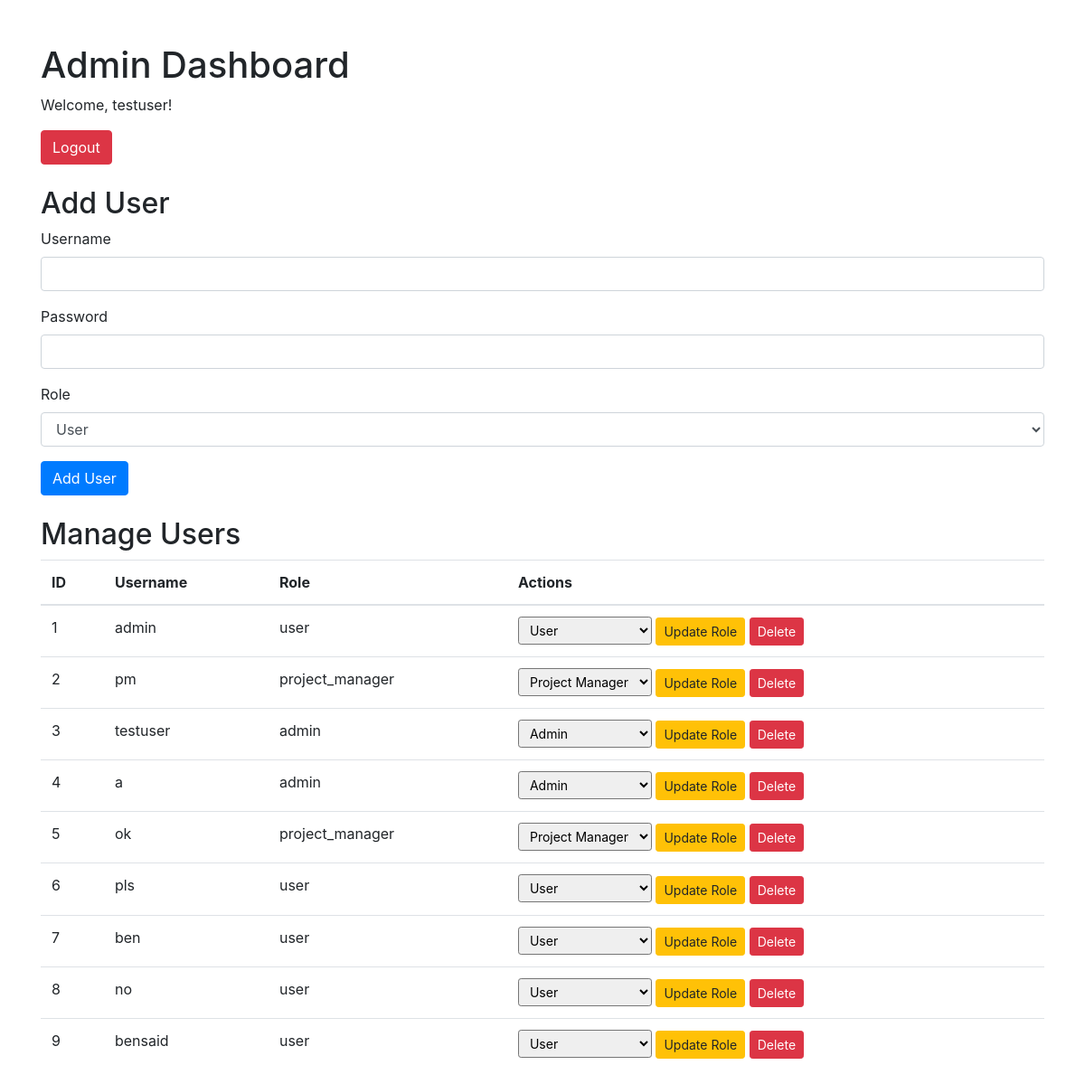
The app's page /admin/dashboard (signed in), older data.
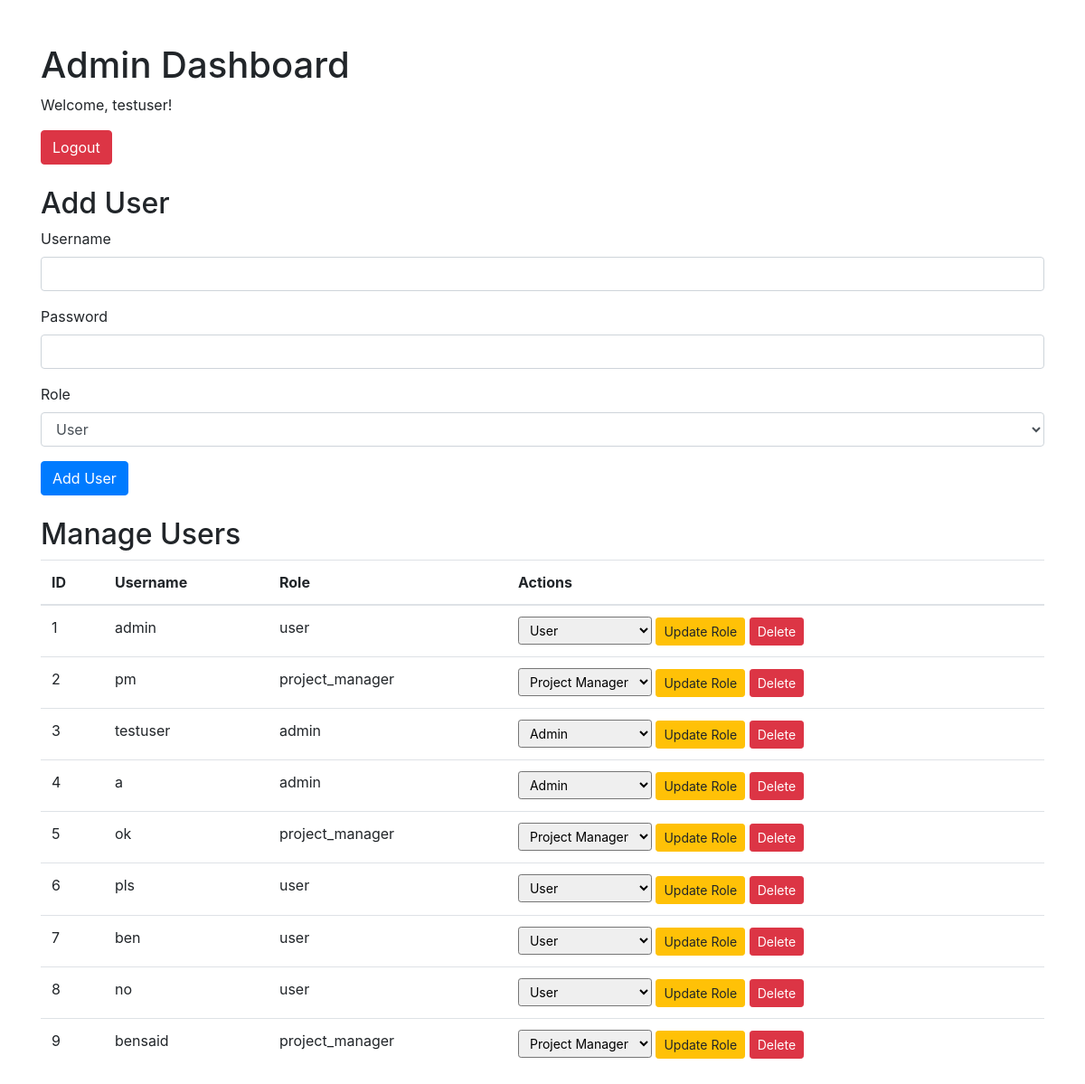
The same page, newer data.
### model.py (models this page shows, shortened)
class User(UserMixin, db.Model):
    id = db.Column(db.Integer, primary_key=True)
    username = db.Column(db.String(150), unique=True, nullable=False)
    password_hash = db.Column(db.String(150), nullable=False)
    role = db.Column(db.String(50), nullable=False)

### app.py (the view, shortened to what this page needs)
@app.route('/admin/dashboard', methods=['GET', 'POST'])
@login_required
def admin_dashboard():
    if current_user.role != 'admin':
        flash('Access denied. Only admins can access this page.', 'danger')
        return redirect(url_for('dashboard'))
    users = User.query.all()
    return render_template('admin_dashboard.html', users=users)

### app.py (called while the page is built)
@login_manager.user_loader
def load_user(user_id):
    return User.query.get(int(user_id))

### templates/admin_dashboard.html (shortened to what this page needs)
<!DOCTYPE html>
<html lang="en">
<head>
    <link rel="stylesheet" href="https://stackpath.bootstrapcdn.com/bootstrap/4.1.3/css/bootstrap.min.css">
</head>
<body>
<div class="container mt-5">
    <h1>Admin Dashboard</h1>
    <p>Welcome, {{ current_user.username }}!</p>
    <a href="{{ url_for('logout') }}" class="btn btn-danger">Logout</a>
    <h2 class="mt-4">Add User</h2>
    <form method="POST">
        <div class="form-group">
            <label for="username">Username</label>
            <input type="text" id="username" name="username" class="form-control" required>
        </div>
        <div class="form-group">
            <label for="password">Password</label>
            <input type="password" id="password" name="password" class="form-control" required>
        </div>
        <div class="form-group">
            <label for="role">Role</label>
            <select id="role" name="role" class="form-control" required>
                <option value="user">User</option>
            </select>
        </div>
        <button type="submit" class="btn btn-primary">Add User</button>
    </form>
    <h2 class="mt-4">Manage Users</h2>
    <table class="table">
        <thead>
        <tr>
            <th>ID</th>
            <th>Username</th>
            <th>Role</th>
            <th>Actions</th>
        </tr>
        </thead>
        <tbody>
        {% for user in users %}
            <tr>
                <td>{{ user.id }}</td>
                <td>{{ user.username }}</td>
                <td>{{ user.role }}</td>
                <td>
                    <form method="POST" style="display:inline;">
                        <select name="new_role" class="form-control-sm" required>
                            <option value="user" {% if user.role == 'user' %}selected{% endif %}>User</option>
                            <option value="admin" {% if user.role == 'admin' %}selected{% endif %}>Admin</option>
                            <option value="project_manager" {% if user.role == 'project_manager' %}selected{% endif %}>Project Manager</option>
                        </select>
                        <button type="submit" class="btn btn-warning btn-sm">Update Role</button>
                    </form>
                    <form method="POST" style="display:inline;">
                        <button type="submit" class="btn btn-danger btn-sm">Delete</button>
                    </form>
                </td>
            </tr>
        {% endfor %}
        </tbody>
    </table>
</div>
</body>
</html>

Row changes from the older to the newer data that the page shows:
changed User "bensaid": role "user" → "project_manager"; new_role "User" → "Project Manager"
